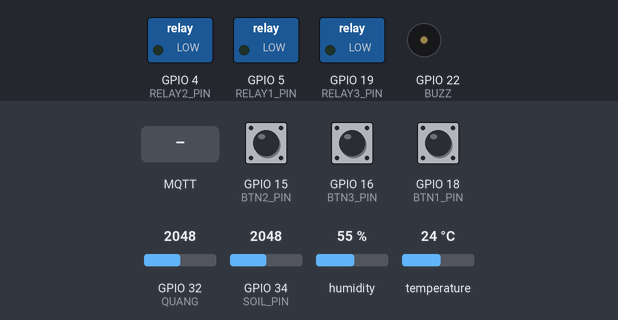
Bench run of a sketch on a simulated ESP32. Shown: switched loads named in the sketch (green lamp = pin HIGH), buzzer (waves = sounding, pin HIGH). The test bench sets the inputs (shaded band); at power-on: temperature 24 °C, GPIO 15 (BTN2_PIN) LOW, GPIO 18 (BTN1_PIN) LOW, GPIO 32 (QUANG) = 2048, GPIO 16 (BTN3_PIN) LOW, GPIO 34 (SOIL_PIN) = 2048, humidity 55 %. WiFi joins after 1.5 s; servers stay silent unless stated; uploads are accepted with an empty reply; no MQTT or app messages arrive unless stated; what the sketch prints to the serial monitor is not drawn.

Above: at 2.7 s.
2.8 s: temperature set to 34 °C
5.8 s: temperature set to 37 °C
At 6.6 s:
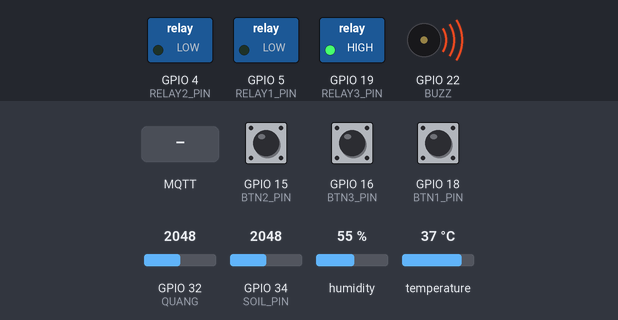
7.3 s: GPIO 15 (BTN2_PIN) pulled HIGH for 0.15 s
At 9.2 s:
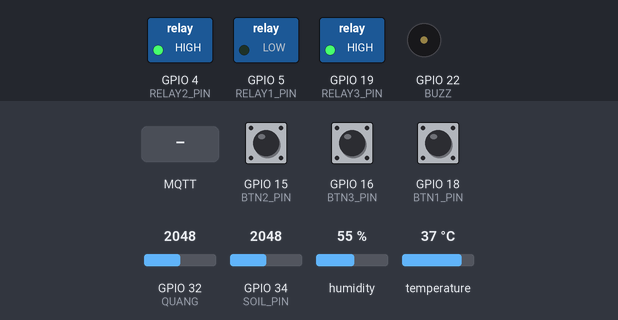
10.3 s: GPIO 18 (BTN1_PIN) pulled HIGH for 0.15 s
At 10.8 s:
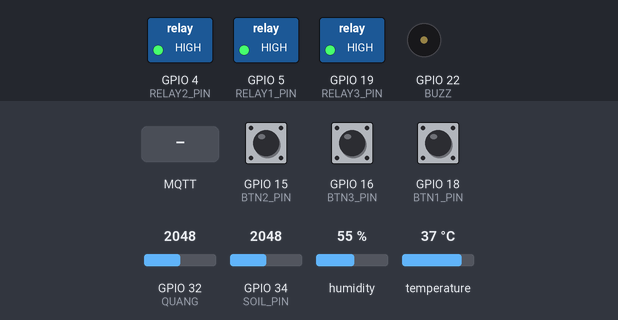
13.4 s: MQTT message "1" arrives on the first subscribed topic
At 13.64 s:
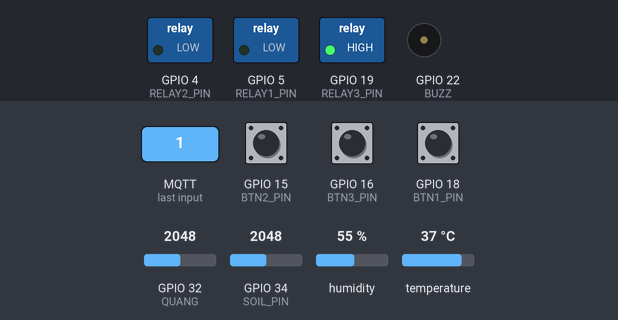
16.4 s: GPIO 32 (QUANG) set to 2850
18.3 s: GPIO 32 (QUANG) set to 2978
At 26.1 s:
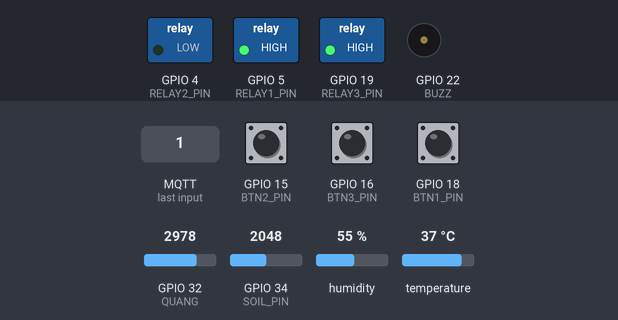
Timing chart, 0 to 31.3 s (numbered marks = the images above; inputs shaded):
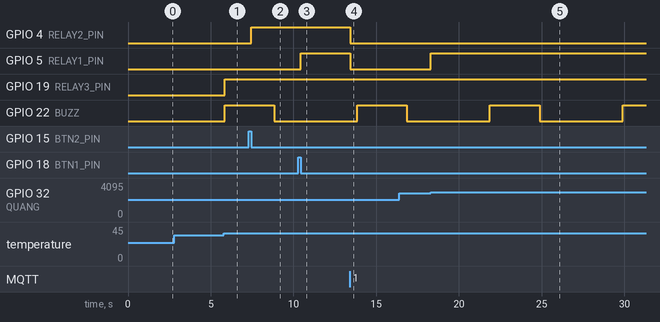

The sketch:

final.ino
```cpp
#include <HTTPClient.h>
#include <PubSubClient.h>
#include <DHTesp.h>

// WiFi Info
const char* ssid = "Dat";
const char* password = "123456789";

// HTTP (sensor)
const char* sensorDataURL = "http://172.20.10.3:1880/dht11";

// MQTT
const char* mqtt_server = "172.20.10.3";
const int mqtt_port = 1883;
const char* mqtt_client_id = "ESP32-Relays";
const char* relayTopicSub = "esp32/relay/control";
const char* relayTopicPub = "esp32/relay/state";

// GPIO
#define DHT_PIN 14
#define RELAY1_PIN 5
#define RELAY2_PIN 4
#define RELAY3_PIN 19
#define SOIL_PIN 34
#define QUANG 32
#define KICK_PIN 32
#define BTN1_PIN 18
#define BTN2_PIN 15
#define BTN3_PIN 16
#define BUZZ 22

WiFiClient espClient;
PubSubClient mqttClient(espClient);
DHTesp dht;

// Trạng thái điều khiển
bool testRelay1 = false;
bool testRelay2 = false;
bool testRelay3 = false;
bool relay1State = false;
bool relay2State = false;
bool relay3State = false;

// Cảm biến
TempAndHumidity data;
int soilMoisture = 0;
int light = 0;

// Thời gian
unsigned long lastSendTime = 0;
unsigned long lastSensorPrint = 0;
const unsigned long printInterval = 2000;
const unsigned long sendInterval = 5000;

// Button debounce
const unsigned long debounceDelay = 50;
unsigned long lastDebounce1 = 0, lastDebounce2 = 0, lastDebounce3 = 0;

void connectToWiFi() {
  WiFi.begin(ssid, password);
  Serial.print("🔌 Đang kết nối WiFi");
  while (WiFi.status() != WL_CONNECTED) {
    delay(500); Serial.print(".");
  }
  Serial.println("\n✅ Đã kết nối WiFi!");
}

void mqttReconnect() {
  while (!mqttClient.connected()) {
    Serial.print("🔄 Kết nối MQTT...");
    if (mqttClient.connect(mqtt_client_id)) {
      Serial.println("✅ MQTT đã kết nối");
      mqttClient.subscribe(relayTopicSub);
    } else {
      Serial.print("❌ Thất bại: ");
      Serial.println(mqttClient.state());
      delay(2000);
    }
  }
}

void sendRelayState() {
  String payload = "{\"relay1\":" + String(testRelay1 ? "true" : "false") +
                   ",\"relay2\":" + String(testRelay2 ? "true" : "false") +
                   ",\"relay3\":" + String(testRelay3 ? "true" : "false") + "}";
  mqttClient.publish(relayTopicPub, payload.c_str(), true);
  Serial.println("📤 Đã gửi trạng thái relay: " + payload);
}

void mqttCallback(char* topic, byte* payload, unsigned int length) {
  String message;
  for (int i = 0; i < length; i++) message += (char)payload[i];

  Serial.printf("📩 Nhận MQTT [%s]: %s\n", topic, message.c_str());

  // Parse JSON thủ công
  testRelay1 = message.indexOf("\"relay1\":true") != -1;
  testRelay2 = message.indexOf("\"relay2\":true") != -1;
  testRelay3 = message.indexOf("\"relay3\":true") != -1;
}

int readSoil() {
  digitalWrite(KICK_PIN, HIGH);
  delay(10);
  int val = analogRead(SOIL_PIN);
  digitalWrite(KICK_PIN, LOW);
  return val;
}

int readQuang() {
  return map(analogRead(QUANG), 0, 4095, 0, 100);
}

void checkButtons() {
  static bool lastBtn1 = LOW, lastBtn2 = LOW, lastBtn3 = LOW;
  bool currBtn1 = digitalRead(BTN1_PIN);
  bool currBtn2 = digitalRead(BTN2_PIN);
  bool currBtn3 = digitalRead(BTN3_PIN);
  unsigned long now = millis();

  if (currBtn1 != lastBtn1) lastDebounce1 = now;
  if ((now - lastDebounce1) > debounceDelay && currBtn1 == HIGH) {
    testRelay1 = !testRelay1;
    Serial.printf("🔘 BTN1 → %d\n", testRelay1);
    sendRelayState();
    while (digitalRead(BTN1_PIN) == HIGH);
  }
  lastBtn1 = currBtn1;

  if (currBtn2 != lastBtn2) lastDebounce2 = now;
  if ((now - lastDebounce2) > debounceDelay && currBtn2 == HIGH) {
    testRelay2 = !testRelay2;
    Serial.printf("🔘 BTN2 → %d\n", testRelay2);
    sendRelayState();
    while (digitalRead(BTN2_PIN) == HIGH);
  }
  lastBtn2 = currBtn2;

  if (currBtn3 != lastBtn3) lastDebounce3 = now;
  if ((now - lastDebounce3) > debounceDelay && currBtn3 == HIGH) {
    testRelay3 = !testRelay3;
    Serial.printf("🔘 BTN3 → %d\n", testRelay3);
    sendRelayState();
    while (digitalRead(BTN3_PIN) == HIGH);
  }
  lastBtn3 = currBtn3;
}

void setup() {
  Serial.begin(115200);
  dht.setup(DHT_PIN, DHTesp::DHT11);

  pinMode(RELAY1_PIN, OUTPUT);
  pinMode(RELAY2_PIN, OUTPUT);
  pinMode(RELAY3_PIN, OUTPUT);
  pinMode(SOIL_PIN, INPUT);
  pinMode(KICK_PIN, OUTPUT);
  pinMode(QUANG, INPUT);
  pinMode(BTN1_PIN, INPUT);
  pinMode(BTN2_PIN, INPUT);
  pinMode(BTN3_PIN, INPUT);
  pinMode(BUZZ,OUTPUT);
  digitalWrite(RELAY1_PIN, LOW);
  digitalWrite(RELAY2_PIN, LOW);
  digitalWrite(RELAY3_PIN, LOW);
  digitalWrite(BUZZ,LOW);
  connectToWiFi();
  mqttClient.setServer(mqtt_server, mqtt_port);
  mqttClient.setCallback(mqttCallback);
}
void loop() {
  if (!mqttClient.connected()) mqttReconnect();
  mqttClient.loop();

  unsigned long now = millis();

  // Đọc dữ liệu cảm biến
  data = dht.getTempAndHumidity();
  soilMoisture = 100 - map(readSoil(), 0, 4095, 0, 100);
  light = 100- readQuang();

  checkButtons();
  // Tự động điều khiển (logic OR với manual)
  relay3State = testRelay3 || data.temperature > 35;
  relay2State = testRelay2 || soilMoisture < 20;
  relay1State = testRelay1 || light <30;
  digitalWrite(RELAY1_PIN, relay1State ? HIGH : LOW);
  digitalWrite(RELAY2_PIN, relay2State ? HIGH : LOW);
  digitalWrite(RELAY3_PIN, relay3State ? HIGH : LOW);
  bool shouldBuzz = data.temperature > 35 || soilMoisture < 20 || light < 30;

// Nếu vừa phát hiện điều kiện kích hoạt BUZZ
static unsigned long buzzerStartTime = 0;
static unsigned long lastBuzzEndTime = 0;
static bool buzzerActive = false;

if (shouldBuzz && !buzzerActive && millis() - lastBuzzEndTime >= 5000) {
  // Nếu đủ điều kiện và đã qua 10s kể từ lần kêu trước
  buzzerStartTime = millis();     // ghi lại thời điểm bắt đầu kêu
  buzzerActive = true;
  digitalWrite(BUZZ, HIGH);
}

// Nếu còi đang kêu và đã đủ 3 giây → tắt
if (buzzerActive && millis() - buzzerStartTime >= 3000) {
  buzzerActive = false;
  digitalWrite(BUZZ, LOW);
  lastBuzzEndTime = millis();     // ghi lại thời điểm kết thúc kêu
}

  if (now - lastSensorPrint >= printInterval) {
    Serial.printf("🌡 Nhiệt độ: %.1f°C | 💧 %.1f%% | 🌱 %d%% | 🔆 Ánh sáng: %d%%\n", data.temperature, data.humidity, soilMoisture, light);
    Serial.printf("🔌 Relay: %d %d %d\n", relay1State, relay2State, relay3State);
    lastSensorPrint = now;
  }

  // Gửi dữ liệu cảm biến qua HTTP
  if (now - lastSendTime >= sendInterval) {
    lastSendTime = now;
    if (!isnan(data.temperature) && !isnan(data.humidity)) {
      HTTPClient http;
      http.begin(sensorDataURL);
      http.addHeader("Content-Type", "application/json");

      String json = "{\"temperature\":" + String(data.temperature, 2) +
                    ",\"humidity\":" + String(data.humidity, 2) +
                    ",\"soilMoisture\":" + String(soilMoisture) +
                    ",\"light\":" + String(light) + "}";

      int code = http.POST(json);
      if (code > 0)
      {
        Serial.printf("📤 Gửi HTTP cảm biến OK | Phản hồi: %d\n", code);
      }
      else Serial.printf("❌ Gửi HTTP lỗi: %s\n", http.errorToString(code).c_str());

      http.end();
    }
  }
}
```

Measured:
- the behaviour switches between 35 and 36 °C on temperature (found by bisection; images 0 and 1)
- the behaviour switches between 2907 and 2908 on GPIO 32 (QUANG) (found by bisection; images 4 and 5)
- after the input at 2.8 s, every drawn part: stays the same
- after the input at 5.8 s, GPIO 19 (RELAY3_PIN), GPIO 22 (BUZZ): LOW → HIGH at once
- after the input at 7.3 s, GPIO 4 (RELAY2_PIN): LOW → HIGH after 0.15 s
- after the input at 10.3 s, GPIO 5 (RELAY1_PIN): LOW → HIGH after 0.15 s
- after the input at 13.4 s, GPIO 4 (RELAY2_PIN), GPIO 5 (RELAY1_PIN): HIGH → LOW at once
- after the input at 18.3 s, GPIO 5 (RELAY1_PIN): LOW → HIGH at once
